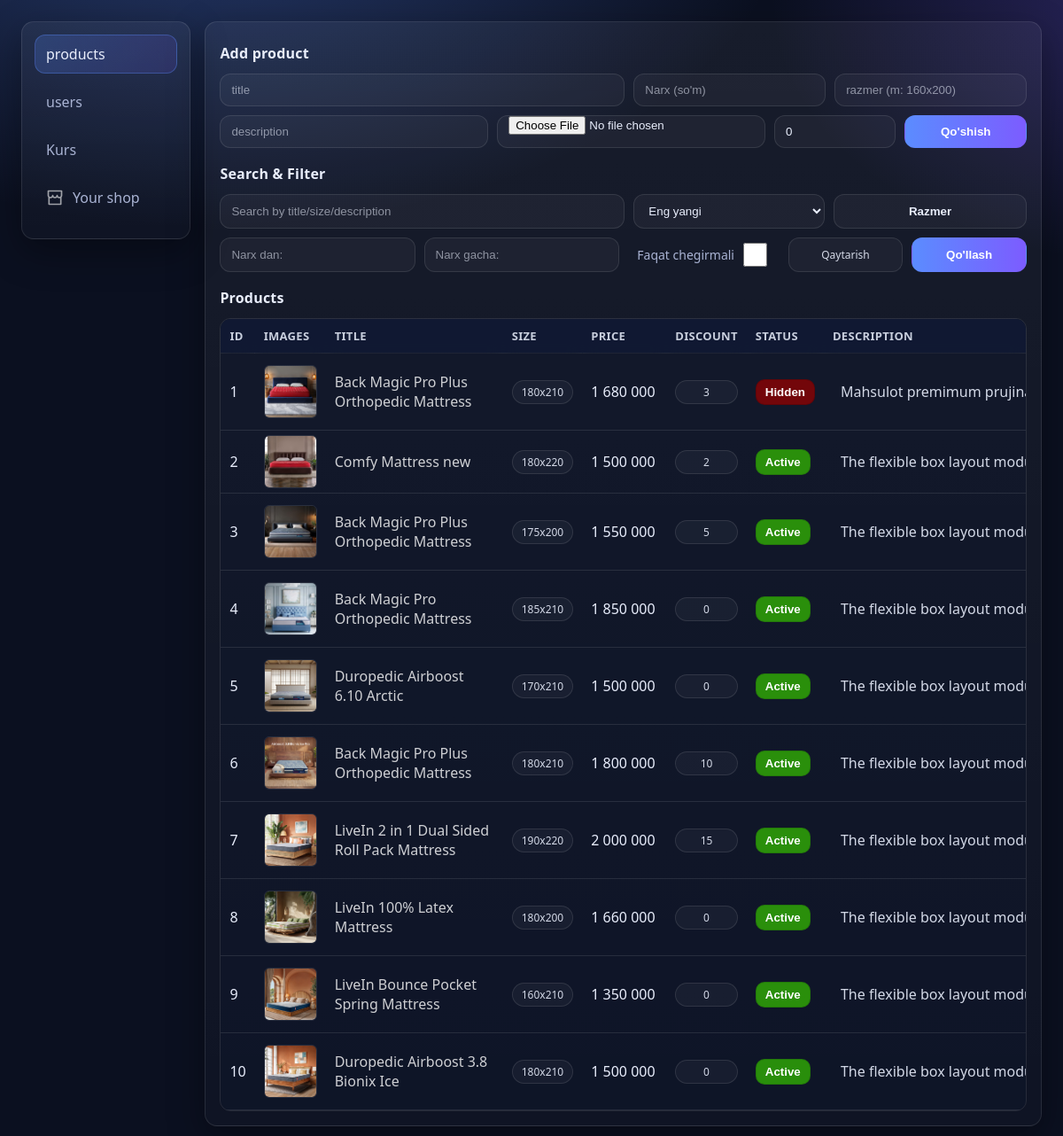
/admin/products, run on the app's committed database.
### app/models/product.py (models this page shows, shortened)
class Product(db.Model):
    __tablename__ = 'products'
    id = db.Column(db.Integer, primary_key=True)
    title = db.Column(db.String(120), nullable=False)
    price = db.Column(db.Integer, nullable=False, default=0)
    size = db.Column(db.String(20), nullable=False)
    description = db.Column(db.Text, nullable=False)
    image = db.Column(db.String(255))
    discount_percent = db.Column(db.Integer, default=0)
    is_active = db.Column(db.Boolean, default=True, nullable=False)
    created_by = db.Column(db.Integer, db.ForeignKey('users.id'))
    created_at = db.Column(db.DateTime, default=datetime.now)
    @hybrid_property
    def final_price(self):
        d = self.discount_percent or 0
        return int(self.price * (100 - d) / 100)

### app/routes/admin.py (the view, shortened to what this page needs)
@admin_bp.route("/products", methods=["GET"])
def products():
    q = (request.args.get("q") or "").strip()
    discount = request.args.get("discount")  # "1" bo'ladi
    min_price = request.args.get("min_price")
    max_price = request.args.get("max_price")
    sort = request.args.get("sort") or "new"
    selected_sizes = [s.strip() for s in request.args.getlist("size") if s and s.strip()]
    query = Product.query
    if selected_sizes:
            query = query.filter(Product.size.in_(selected_sizes))
    if discount == "1":
        query = query.filter((Product.discount_percent or 0) > 0)
    if min_price:
        try:
            query = query.filter(Product.price >= int(min_price))
        except ValueError:
            pass
    if max_price:
        try:
            query = query.filter(Product.price <= int(max_price))
        except ValueError:
            pass
    if sort == "price_asc":
        query = query.order_by(Product.price.asc())
    elif sort == "price_desc":
        query = query.order_by(Product.price.desc())
    elif sort == "discount_desc":
        query = query.order_by(Product.discount_percent.desc())
    else:
        query = query.order_by(Product.id.desc())
    products = query.order_by(Product.id.desc()).all()
    sizes = [
        (r[0] or "").strip()
        for r in db.session.query(Product.size).distinct().order_by(Product.size).all()
        if (r[0] or "").strip()
    ]
    return render_template(
        "admin/admin_panel.html",
        page="products",
        products=products,
        sizes=sizes,  # <= MUHIM: template'ga uzatyapmiz
    )

### app/__init__.py (called while the page is built)
def create_app():
    app = Flask(__name__, instance_relative_config=True)
    app.config.from_object(Config)
    db.init_app(app)
    from app.routes.home import home_bp
    from app.routes.admin import admin_bp
    app.register_blueprint(home_bp)
    app.register_blueprint(admin_bp, url_prefix='/admin')
    BASE_DIR = os.path.abspath(os.path.dirname(__file__))
    app.config["UPLOAD_FOLDER"] = os.path.join(BASE_DIR, "static", "uploads")
    @app.template_filter("uzs")
    def uzs(value):
        try:
            return f"{int(value):,}".replace(",", " ")
        except Exception:
            return value
    return app

### app/templates/admin/admin_panel.html (shortened to what this page needs)
{% extends 'base_admin.html' %}
{% block body %}
<main class="admin-panel">
    <div class="sidebar">
        <a href="{{ url_for('admin.products') }}"
           class="{% if page == 'products' %}active{% endif %}">
           products
        </a>
        <a href="{{ url_for('admin.users') }}"
           class="{% if page == 'users' %}active{% endif %}">
           users
        </a>
        <a href="{{ url_for('admin.settings') }}"
           class="{% if page=='settings' %}active{% endif %}">
            Kurs
        </a>
        <a href="{{ url_for('home.index') }}">
            Your shop
        </a>
    </div>
    <div class="main-section">
        {% if page == "users" %}
            {% include "admin/users.html" %}
        {% elif page == "products" %}
            {% include "admin/products.html" %}
        {% elif page == "settings" %}
            {% include "admin/settings.html" %}
        {% endif %}
    </div>
</main>
{% endblock %}

### app/templates/admin/products.html (shortened to what this page needs)
<h4>Add product</h4>
<form action="{{ url_for('admin.add_product') }}" method="post" enctype="multipart/form-data">
  <div class="row-2">
    <input type="text" name="title" placeholder="title" required>
    <div style="display: flex; gap: 10px; width: 100%;">
      <input type="text" name="price" placeholder="Narx (so'm)" required>
      <input type="text" name="size" placeholder="razmer (m: 160x200)" required>
    </div>
  </div>
  <div style="height:10px"></div>
  <div class="row-2">
    <input type="text" name="description" placeholder="description">
    <input class="file" type="file" name="image" >
    <div style="display: flex; gap: 10px; width: 100%;">
        <input type="number" name="discount_percent" min="0" max="90" value="0" style="width: 50%; display: block;">
        <button style="width: 50%; display: block;" type="submit">Qo'shish</button>
    </div>
  </div>
</form>
<h4 style="margin-top:18px;">Search & Filter</h4>
<form method="get" action="{{ url_for('admin.products') }}" id="get-form">
  <div class="row-2">
    <input style="width: 100%;" type="text" name="q" placeholder="Search by title/size/description"
           value="{{ request.args.get('q','') }}">
   <div style="display: flex; gap: 5px; width: 100%;">
    <select name="sort">
       {% set cur_sort = request.args.get('sort','new') %}
       <option value="new" {% if cur_sort=='new' %}selected{% endif %}>Eng yangi</option>
    </select>
    <button type="button" class="chip" data-open="#sizeModal">
      Razmer
    </button>
   </div>
  </div>
  <div style="height:10px"></div>
  <div class="row-2">
    <div style="display: flex; gap: 10px; width: 100%;">
        <input type="number" name="min_price" placeholder="Narx dan:"
           value="{{ request.args.get('min_price','') }}">
        <input type="number" name="max_price" placeholder="Narx gacha:"
           value="{{ request.args.get('max_price','') }}">
    </div>
    <div style="display: flex; justify-content: space-between; gap: 10px; width: 100%;">
        <label style=" width: 40%; color: var(--muted); font-size: 14px; display: flex; gap: 6px; align-items: center; justify-content: center;">
          Faqat chegirmali
          <input style="width: 27px; height: 27px; cursor: pointer;" type="checkbox" name="discount" value="1"
              {% if request.args.get('discount') == '1' %}checked{% endif %}>
        </label>
        <a style="padding: 10px 14px; width: 30%; justify-content: center; border-radius: 12px;" class="badge" href="{{ url_for('admin.products') }}">Qaytarish</a>
        <button style="width: 30%;" type="submit">Qo'llash</button>
    </div>
  </div>
</form>
<h4 style="margin-top:18px;">Products</h4>
{% if products %}
  <div class="table-wrap">
    <table>
      <tr>
        <th>ID</th>
        <th>Images</th>
        <th>Title</th>
        <th>Size</th>
        <th>Price</th>
        <th>Discount</th>
        <th>Status</th>
        <th>Description</th>
      </tr>
      {% for product in products %}
      <tr>
        <td>{{ loop.index }}</td>
        <td>
          {% if product.image %}
            <img src="{{ url_for('static', filename='uploads/' ~ product.image) }}"
                 class="admin-product-img card"
                 data-id="{{ product.id }}"
                 data-title="{{ product.title }}"
                 data-size="{{ product.size }}"
                 data-price="{{ product.price | int}}"
                 data-discount="{{ product.discount_percent or 0 }}"
                 data-description="{{ product.description or '' }}"
                 data-image="{{ product.image }}"
            >
          {% endif %}
        </td>
        <td style="min-width: 200px;"
            class="card"
            data-id="{{ product.id }}"
            data-title="{{ product.title }}"
            data-size="{{ product.size }}"
            data-price="{{ product.price | int}}"
            data-discount="{{ product.discount_percent or 0 }}"
            data-description="{{ product.description or '' }}"
            data-image="{{ product.image }}"
        >
          <p>{{ product.title }}</p>
        </td>
        <td><span class="badge">{{ product.size }}</span></td>
        <td style="min-width: 95px;">{{ product.price | uzs }}</td>
        <td style="text-align: center; ">
          <span style="display: block" class="badge">{{ product.discount_percent }}</span>
        </td>
        <td>
          <form action="{{ url_for('admin.toggle_product', product_id=product.id) }}" method="post" style="display:inline;">
            {% if product.is_active %}
              <button type="submit" class="status-btn on">Active</button>
            {% else %}
              <button type="submit" class="status-btn off">Hidden</button>
            {% endif %}
          </form>
        </td>
        <td class="desc-cell">
          <span class="desc-text"
                data-title="{{ product.title }}"
                data-desc="{{ product.description|e }}">
            {{ product.description }}
          </span>
        </td>
      </tr>
      {% endfor %}
    </table>
  </div>
{% else %}
  <p>Hali mahsulot yo'q</p>
{% endif %}

### app/static/css/style-admin.css (style rules this page uses)
:root { --bg:#0b1020; --panel:#111a33; --panel2:#0f1730; --text:#e9eefc; --muted:#a9b3d3; --border:rgba(255,255,255,.10); --shadow:0 14px 40px rgba(0,0,0,.35); --accent:#5b8cff; --accent2:#7c5cff; --danger:#ff4d4d; --ok:#2ee59d; --radius:14px; }
* { box-sizing:border-box }
body { margin:0; padding:24px; font-family: ui-sans-serif, system-ui, -apple-system, Segoe UI, Roboto, Arial; background: radial-gradient(1200px 700px at 20% -10%, rgba(91,140,255,.35), transparent 55%), radial-gradient(900px 600px at 110% 0%, rgba(124,92,255,.28), transparent 50%), var(--bg); color:var(--text); }
a { color:inherit;text-decoration:none }
img { display:block }
a svg { fill: rgba(255, 255, 255, 0.6); }
.admin-panel { gap:16px; display: flex; justify-content: space-between; align-items:start; }
.sidebar { width: 18%; position: sticky; top: 16px; padding:14px; border:1px solid var(--border); border-radius: var(--radius); background: linear-gradient(180deg, rgba(255,255,255,.05), rgba(255,255,255,.02)); box-shadow: var(--shadow); }
.sidebar a { display:flex; align-items:center; gap:10px; padding:10px 12px; border-radius:12px; border:1px solid transparent; color: var(--muted); transition:.15s ease; margin-bottom:10px; }
.sidebar a.active { color: var(--text); background: linear-gradient(90deg, rgba(91,140,255,.22), rgba(124,92,255,.14)); border-color: rgba(91,140,255,.35); }
.main-section { width: 82%; padding:16px; border:1px solid var(--border); border-radius: var(--radius); background: linear-gradient(180deg, rgba(255,255,255,.05), rgba(255,255,255,.02)); box-shadow: var(--shadow); }
h4 { margin: 8px 0 12px; font-size: 16px; letter-spacing:.2px; }
p { color:var(--muted) }
form { width:100%; }
.file { display: flex; align-content: center; padding: 0 12px; }
form .row-2 { display:flex; justify-content: space-between; gap:10px; }
input, select { width:100%; padding:10px 12px; border-radius:12px; border:1px solid var(--border); background: rgba(255,255,255,.04); color: var(--text); outline:none; transition:.15s ease; }
input::placeholder { color: rgba(233,238,252,.55) }
button { padding:10px 14px; border-radius:12px; border:1px solid transparent; background: linear-gradient(90deg, var(--accent), var(--accent2)); color: white; font-weight: 700; cursor:pointer; transition:.15s ease; }
.table-wrap { width:100%; overflow:auto; border-radius: 12px; border:1px solid var(--border); margin-top: 10px; }
table { width:100%; border-collapse: collapse; background: rgba(15,23,48,.35); }
tr { border-bottom:1px solid var(--border); }
th, td { padding:5px 10px; text-align:left; }
th { padding: 10px; position: sticky; top: 0; background: rgba(17,26,51,.92); backdrop-filter: blur(8px); font-size: 13px; color: rgba(233,238,252,.85); letter-spacing:.3px; text-transform: uppercase; }
td img { width:60px; height:60px; object-fit: cover; border-radius:10px; border:1px solid var(--border); }
.desc-cell { max-width: 350px; }
.desc-text { display:block; white-space: nowrap; overflow:hidden; text-overflow: ellipsis; cursor:pointer; color: rgba(233,238,252,.9); padding:6px 8px; border-radius:10px; border:1px solid transparent; }
.badge { display:inline-flex; align-items:center; padding:4px 10px; border-radius:999px; border:1px solid var(--border); color: rgba(233,238,252,.9); background: rgba(255,255,255,.04); font-size: 12px; }
.admin-product-img { border-radius:6px; transition:.18s ease; }
.card { cursor: pointer; }
.card p { color: rgba(255, 255, 255, 0.8); }
.chip { width: 100%; color: var(--text);outline: none;transition: .15s ease; border-radius: 12px;border: 1px solid var(--border); background:rgba(255,255,255,.04);cursor:pointer }
.status-btn { padding:6px 10px; border-radius:10px; border:1px solid rgba(0,0,0,.15); cursor:pointer; font-weight:700; }
.status-btn.on { background:#37c200b4; }
.status-btn.off { background:#940000c0; }

### data on the page
Product: image (picture), title "Back Magic Pro Plus Orthopedic Mattress", size "180x210", price|uzs "1 680 000", discount_percent "3", is_active "Hidden", description "Mahsulot premimum prujinali ortopedi…"
Product: image (picture), title "Comfy Mattress new", size "180x220", price|uzs "1 500 000", discount_percent "2", is_active "Active", description "The flexible box layout module (usually…"
Product: image (picture), title "Back Magic Pro Plus Orthopedic Mattress", size "175x200", price|uzs "1 550 000", discount_percent "5", is_active "Active", description "The flexible box layout module (usually…"
Product: image (picture), title "Back Magic Pro Orthopedic Mattress", size "185x210", price|uzs "1 850 000", discount_percent "0", is_active "Active", description "The flexible box layout module (usually…"
Product: image (picture), title "Duropedic Airboost 6.10 Arctic", size "170x210", price|uzs "1 500 000", discount_percent "0", is_active "Active", description "The flexible box layout module (usually…"
Product: image (picture), title "Back Magic Pro Plus Orthopedic Mattress", size "180x210", price|uzs "1 800 000", discount_percent "10", is_active "Active", description "The flexible box layout module (usually…"
Product: image (picture), title "LiveIn 2 in 1 Dual Sided Roll Pack Mattress", size "190x220", price|uzs "2 000 000", discount_percent "15", is_active "Active", description "The flexible box layout module (usually…"
Product: image (picture), title "LiveIn 100% Latex Mattress", size "180x200", price|uzs "1 660 000", discount_percent "0", is_active "Active", description "The flexible box layout module (usually…"
Product: image (picture), title "LiveIn Bounce Pocket Spring Mattress", size "160x210", price|uzs "1 350 000", discount_percent "0", is_active "Active", description "The flexible box layout module (usually…"
Product: image (picture), title "Duropedic Airboost 3.8 Bionix Ice", size "180x210", price|uzs "1 500 000", discount_percent "0", is_active "Active", description "The flexible box layout module (usually…"
